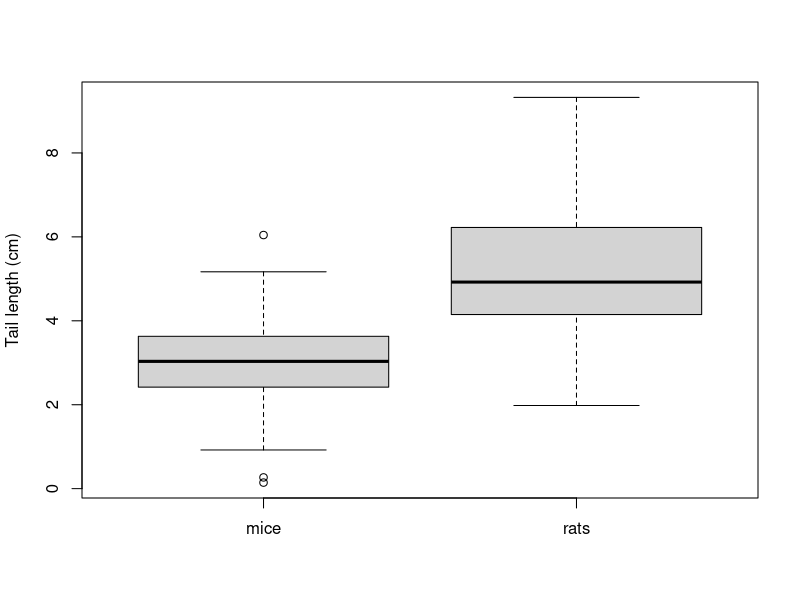
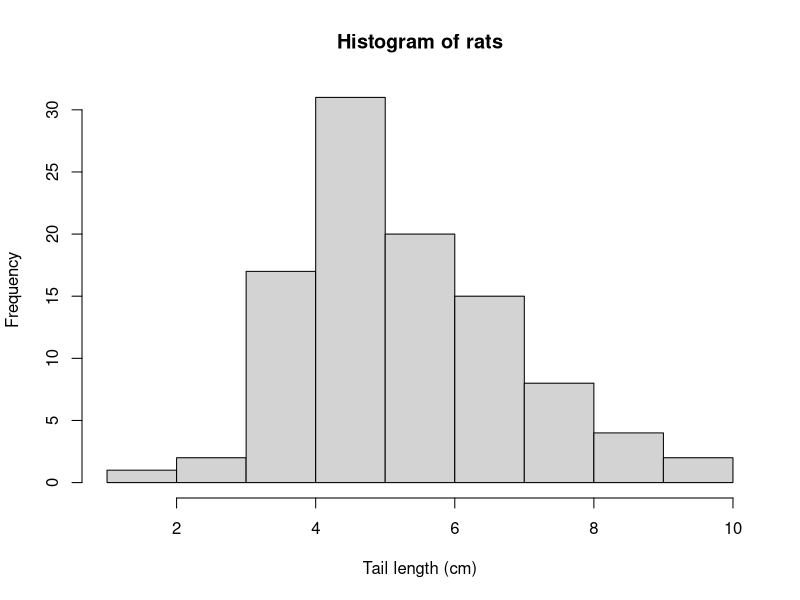
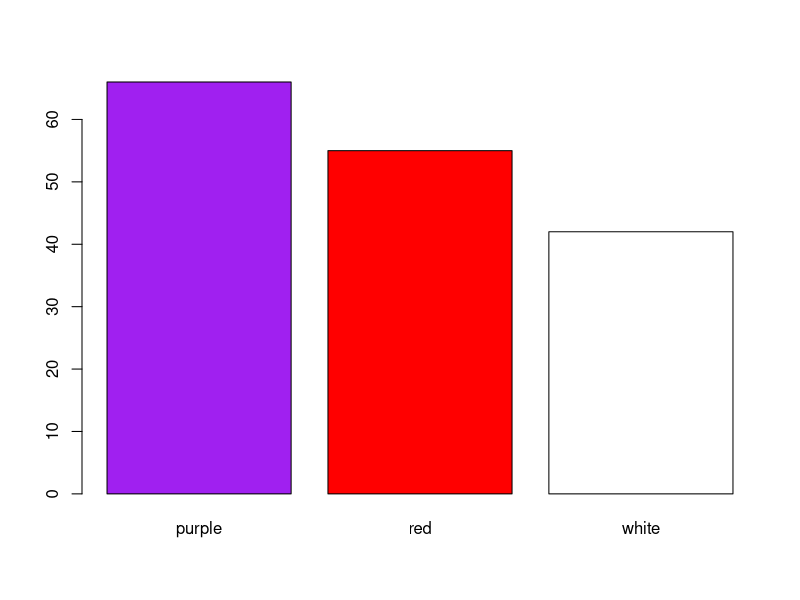

Generate these figures, in order, with R:
## ---- chunk 1
set.seed(1234)

rats <- rnorm(n = 100, mean = 5.5, sd = 1.5) 
mice <- rnorm(n = 100, mean = 3, sd = 1)
## ---- chunk 2
rats
## ---- chunk 3
length(rats)
## ---- chunk 4
median(rats)
## ---- chunk 5
range(rats)
## ---- chunk 6
quantile(rats, probs = c(0.25, 0.50, 0.75))
## ---- chunk 7
boxplot(mice, rats,
        ylab = 'Tail length (cm)',
        names = c('mice', 'rats'))
## ---- chunk 8
hist(rats,
     xlab = 'Tail length (cm)')
## ---- chunk 9
beans <- sample(
  x = c('white', 'red', 'purple'),
  size = 163,
  replace = T) |>
  table()

barplot(beans, col = c('purple', 'red', 'white'))
